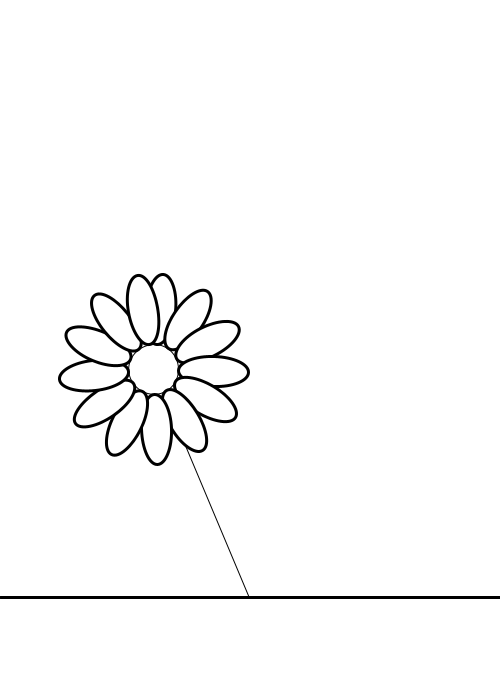
Frame 1 (no input)
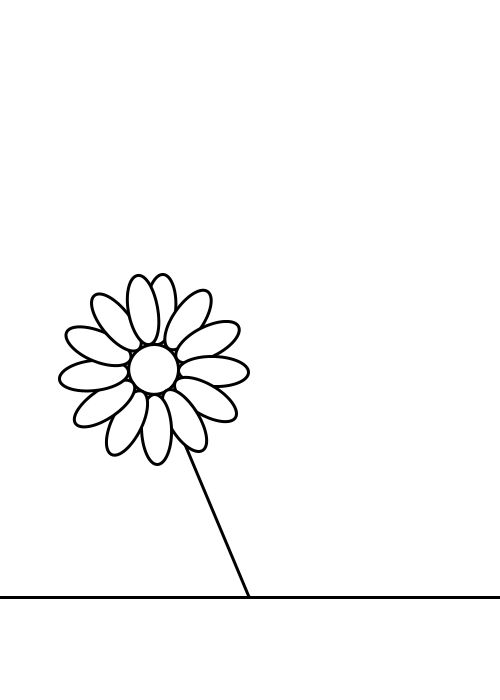
Frame 60 (the mouse pressed at the canvas centre just before this capture)
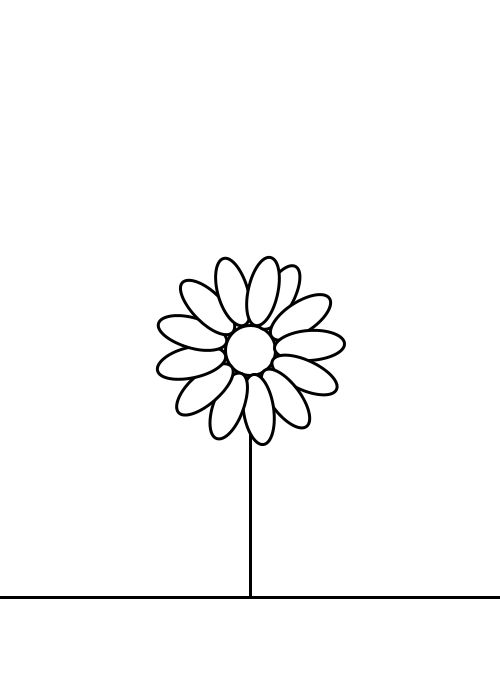
Frame 120 (the mouse held since frame 60 and released just before this capture)

The Processing sketch that drew these frames (run headless with seeded random() and noise(); from frame 60 on, the mouse is pressed at the canvas centre):

// Processing sketch: processing_30911
// ── processing_30911.pde

/////flow  R

int sz = 50;

void setup(){
size (500,700);

}

void draw(){
 background(255);
 smooth();
 stroke(0);
 
 pushMatrix();
  translate(width/2,600);
  int a = (mouseY-600);
  int b = (mouseX-width/2);
  float ang = atan2(a,b);
   rotate(ang);
  rotate(PI/2);
  line(0,0,0,-250);
  
  pushMatrix();
  translate(0,-250);
  ellipse(0,0,sz,sz);
   for (int i= 0; i< TWO_PI*2;i++){
    //stroke(0,100);
    strokeWeight(3);
    fill(255);
    rotate(0.5);
    ellipse(0,-60,30,70);
    }
  
 popMatrix();
   popMatrix();
   line(0,597,width,597);
   stroke(255);
rect(0,600,width,height);
}
